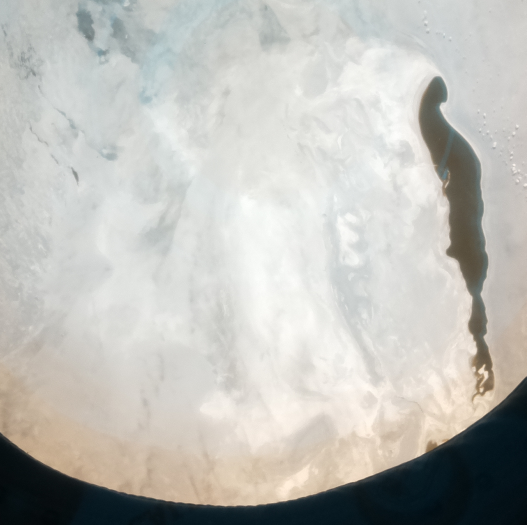
#> input picture Analysis/photo_523_cropped.jpg, 1053 x 1050 px (shown at 1/2 size)
$ jupyter execute aral_sea.ipynb
#> lines starting #> are read from the running program, lines starting #| are printed output that depends on the picture; after the words box and inside, x2 and y2 are one past the last pixel; in counts of white or black regions, pixels touching at a corner belong together; long printed decimals are rounded
[cell 1]
import numpy as np
import pandas as pd
import matplotlib.pyplot as plt
import cv2

### Calcolo della superficie in pixel del mare d'Aral attuale

[cell 2]
image = cv2.imread("./photo_523_cropped.jpg",1)
#> image is the input picture: shape (1050, 1053, 3); mean B, G, R 185.2, 190.2, 190.6
# convert to RGB
image = cv2.cvtColor(image, cv2.COLOR_BGR2RGB)
# convert to grayscale
gray = cv2.cvtColor(image, cv2.COLOR_RGB2GRAY)
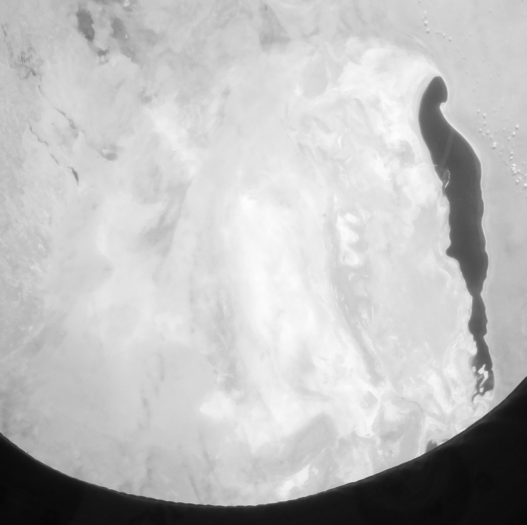
#> gray: shape (1050, 1053) (shown at 1/2 size); min 4, max 255, mean 189.8
# create a binary thresholded image

_, binary = cv2.threshold(gray, 140, 255, cv2.THRESH_BINARY_INV) #max 247
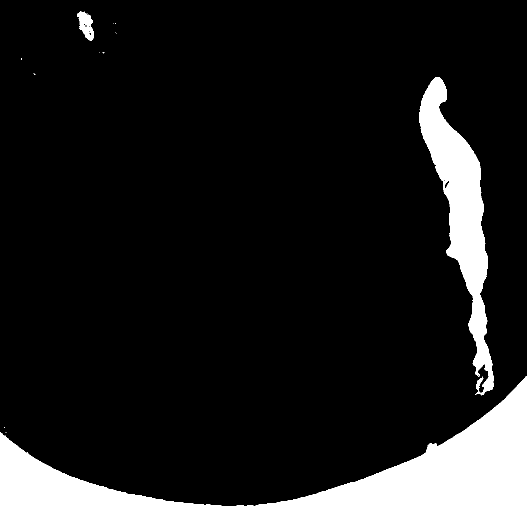
#> binary: shape (1050, 1053) (shown at 1/2 size); 13% white; 14 white regions (11 under 20 px)
# find the contours from the thresholded image
contours, hierarchy = cv2.findContours(binary, cv2.RETR_TREE, cv2.CHAIN_APPROX_SIMPLE)
#> contours = 54 contours, 48 with area under 20; largest, box (x1, y1, x2, y2) and area: (0, 753, 1053, 1050) 109313, (838, 154, 987, 791) 31075, (154, 23, 188, 81) 1098, (888, 360, 899, 377) 77, (167, 45, 176, 56) 43, (177, 64, 184, 72) 22
# draw all contours
contours_filtered = [c for c in contours if cv2.arcLength(c,True)>500 and cv2.contourArea(c)<1050*1053*0.5]
#> contours_filtered = 2 contours; box (x1, y1, x2, y2) and area: (0, 753, 1053, 1050) 109313, (838, 154, 987, 791) 31075
image = cv2.drawContours(image, contours_filtered, -1, (0, 255, 0), 2)
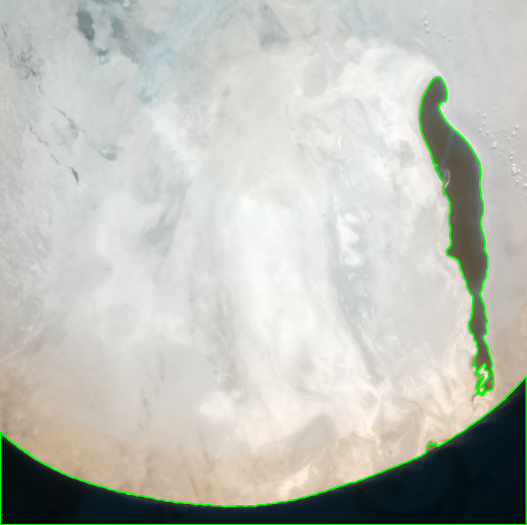
#> image: shape (1050, 1053, 3) (shown at 1/2 size); mean R, G, B 189.4, 191.9, 184.2
fig,ax = plt.subplots(figsize=(20,10))
ax.imshow(image)
plt.show()

[cell 3]
for contour in contours_filtered:
    M = cv2.moments(contour)
    cx = int(M['m10']/M['m00'])
    cy = int(M['m01']/M['m00'])
    color = gray[cy,cx]
    area = cv2.contourArea(contour)
    perimeter = cv2.arcLength(contour,True)
    print(cx,cy,color,area,perimeter,perimeter/area)
#> this loop made 2 passes
#> (cx, cy, color, area, perimeter) on passes 1 to 2: (620, 976, 210, 109313, 2785.1), (920, 419, 87, 31075, 1711.8)
#| 620 976 210 109313.0 2785.141 0.02548
#| 920 419 87 31075.0 1711.817 0.05509

Il più piccolo dei due contorni è il mare d'Aral

[cell 4]
aral_sea_actualarea = 31075.0

### Stima dell'area in passato
Applicando diverse soglie sulle tonalità bianco e poi grigio chiaro si ottengono i contorni del mare nelle diverse epoche.
Colori chiari corrispondono ad aree secche da molto tempo

Per esempio con soglia 234 il risultato è:

[cell 5]
# convert to RGB
image = cv2.cvtColor(image, cv2.COLOR_BGR2RGB)
# convert to grayscale
gray = cv2.cvtColor(image, cv2.COLOR_RGB2GRAY)
# create a binary thresholded image
_, binary = cv2.threshold(gray, 234, 255, cv2.THRESH_BINARY_INV) #max 247 min 213
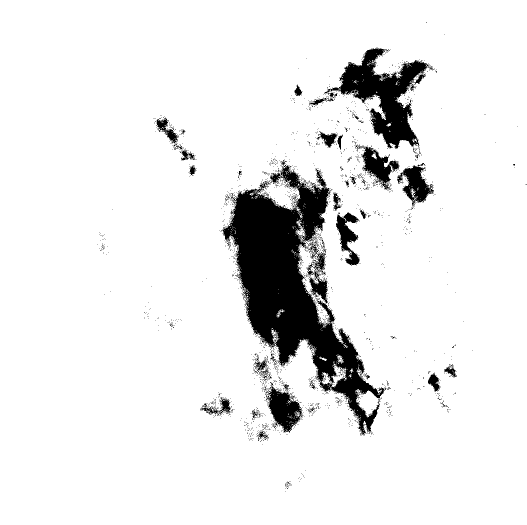
#> binary: shape (1050, 1053) (shown at 1/2 size); 91.4% white; 2225 black regions (2178 under 20 px)
# find the contours from the thresholded image
contours, hierarchy = cv2.findContours(binary, cv2.RETR_TREE, cv2.CHAIN_APPROX_SIMPLE)
#> contours = 4991 contours, 4908 with area under 20; largest, box (x1, y1, x2, y2) and area: (0, 0, 1053, 1050) 1103545, (444, 330, 770, 869) 58720, (660, 96, 859, 299) 15832, (534, 771, 605, 867) 3777, (722, 292, 800, 380) 3031
# draw all contours
contours_filtered = [c for c in contours if cv2.arcLength(c,True)>500 and cv2.contourArea(c)<1050*1053*0.7]
#> contours_filtered = 6 contours; box (x1, y1, x2, y2) and area: (444, 330, 770, 869) 58720, (660, 96, 859, 299) 15832, (534, 771, 605, 867) 3777, (722, 292, 800, 380) 3031, (804, 328, 869, 414) 2850, (671, 424, 720, 531) 2500
image = cv2.drawContours(image, contours_filtered, -1, (0, 255, 0), 2)
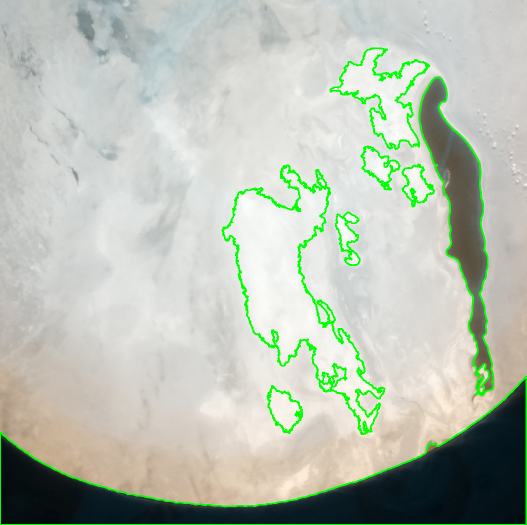
#> image: shape (1050, 1053, 3) (shown at 1/2 size); mean B, G, R 179.4, 192.3, 184.5
fig,ax = plt.subplots(figsize=(20,10))
ax.imshow(image)
plt.show()

Facendo qualche prova e confrontando con immagini storiche si può ipotizzare che la soglia 214 corrisponda all'area originale del lago

[cell 6]
image = cv2.imread("./photo_523_cropped.jpg",1)
# convert to RGB
image = cv2.cvtColor(image, cv2.COLOR_BGR2RGB)
# convert to grayscale
gray = cv2.cvtColor(image, cv2.COLOR_RGB2GRAY)
# create a binary thresholded image
_, binary = cv2.threshold(gray, 214, 255, cv2.THRESH_BINARY_INV) #max 247 min 213
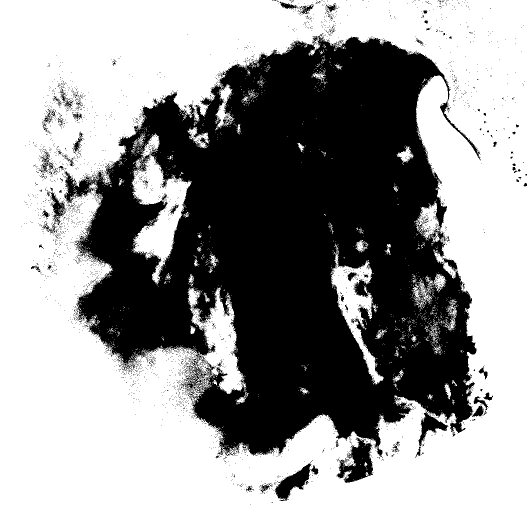
#> binary: shape (1050, 1053) (shown at 1/2 size); 59.8% white; 3734 black regions (3667 under 20 px)
# find the contours from the thresholded image
contours, hierarchy = cv2.findContours(binary, cv2.RETR_TREE, cv2.CHAIN_APPROX_SIMPLE)
#> contours = 9040 contours, 8866 with area under 20; largest, box (x1, y1, x2, y2) and area: (0, 0, 1053, 1050) 1103472, (127, 70, 954, 912) 460711, (263, 267, 383, 569) 13690, (662, 487, 768, 769) 8020, (672, 875, 747, 967) 3630
# draw all contours
contours_filtered = [c for c in contours if cv2.arcLength(c,True)>500 and cv2.contourArea(c)<1050*1053*0.7]
#> contours_filtered = 5 contours; box (x1, y1, x2, y2) and area: (127, 70, 954, 912) 460711, (263, 267, 383, 569) 13690, (662, 487, 768, 769) 8020, (672, 875, 747, 967) 3630, (430, 169, 469, 261) 1272
image = cv2.drawContours(image, contours_filtered, -1, (0, 255, 0), 2)
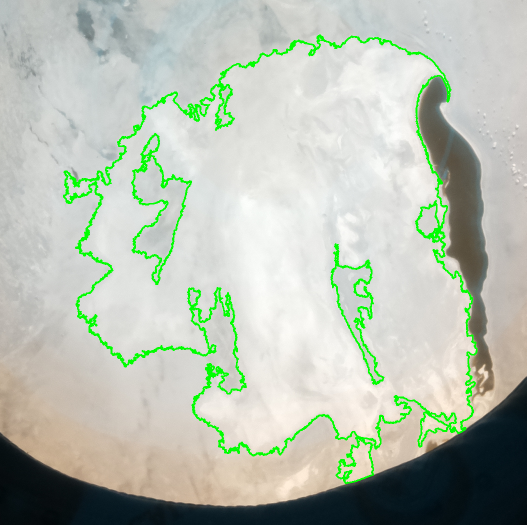
#> image: shape (1050, 1053, 3) (shown at 1/2 size); mean R, G, B 182.9, 191.7, 177.8
fig,ax = plt.subplots(figsize=(20,10))
ax.imshow(image)
plt.show()

[cell 7]
original_total_area = 0
for contour in contours_filtered:
    M = cv2.moments(contour)
    cx = int(M['m10']/M['m00'])
    cy = int(M['m01']/M['m00'])
    color = gray[cy,cx]
    area = cv2.contourArea(contour)
    perimeter = cv2.arcLength(contour,True)
    print(cx,cy,color,area)
    original_total_area = original_total_area + area
#> this loop made 5 passes
#> (cx, cy, color, area, perimeter, original_total_area) on passes 1 to 5: (715, 926, 217, 3629.5, 635.9, 3629.5), (577, 491, 238, 460711, 11493.2, 464340.5), (709, 609, 210, 8020, 1486.4, 472360.5), (316, 415, 226, 13690.5, 1785.6, 486051), (448, 215, 208, 1272, 515.4, 487323)
#| 715 926 217 3629.5
#| 577 491 238 460711.0
#| 709 609 210 8020.0
#| 316 415 226 13690.5
#| 448 215 208 1272.0
#> after the loop, original_total_area = 487323
original_total_area = original_total_area + area + aral_sea_actualarea
#> original_total_area = 519670

[cell 8]
original_total_area
#> Out = 519670

Analisi storica da soglia 214 a soglia 247

[cell 9]
area_list = [original_total_area]
#> area_list = [519670]
area_thr = [248]
image = cv2.imread("./photo_523_cropped.jpg",1)
image = cv2.cvtColor(image, cv2.COLOR_BGR2RGB)
gray = cv2.cvtColor(image, cv2.COLOR_RGB2GRAY)
# create a binary thresholded image
for thr in range(247,213,-1):
    _, binary = cv2.threshold(gray, thr, 255, cv2.THRESH_BINARY_INV) #max 247
    # find the contours from the thresholded image
    contours, hierarchy = cv2.findContours(binary, cv2.RETR_TREE, cv2.CHAIN_APPROX_SIMPLE)
    contours_filtered = [c for c in contours if cv2.arcLength(c,True)>500 and cv2.contourArea(c)<1050*1053*0.7]
    area = 0
    for contour in contours_filtered:
        M = cv2.moments(contour)
        cx = int(M['m10']/M['m00'])
        cy = int(M['m01']/M['m00'])
        color = gray[cy,cx]
        area = area + cv2.contourArea(contour)
    area_list.append(original_total_area-area)
    area_thr.append(thr)
#> this loop made 34 passes
#> pass 1, `_, binary = cv2.threshold(gray, thr, 255, cv2.THRESH_BINARY_INV)`:
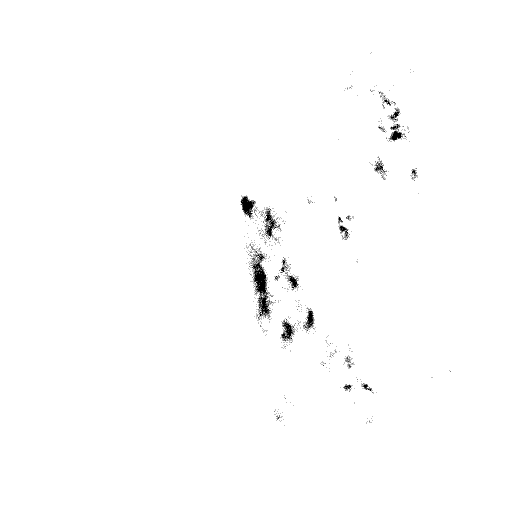
#> binary: shape (1050, 1053) (shown at 1/2 size); 99.3% white; 918 black regions (895 under 20 px), largest, box (x1, y1, x2, y2) and area: (504, 507, 547, 632) 1925, (481, 392, 511, 437) 670, (528, 416, 555, 475) 597
#> pass 3, `_, binary = cv2.threshold(gray, thr, 255, cv2.THRESH_BINARY_INV)`:
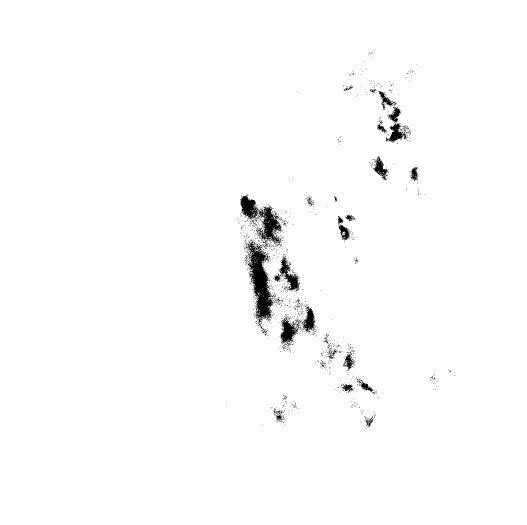
#> binary: shape (1050, 1053) (shown at 1/2 size); 98.6% white; 1186 black regions (1154 under 20 px), largest, box (x1, y1, x2, y2) and area: (491, 483, 548, 648) 4035, (480, 391, 563, 489) 2796, (548, 512, 600, 583) 1094
#> after the loop, area_list = 35 values, max 519670 at index 0, min 32347 at index 34, mean 344695.7; area_thr = 35 values, max 248 at index 0, min 214 at index 34, mean 231

area_list = np.array(area_list)
area_thr = np.array(area_thr[::-1])
#> area_thr = 35 values from 214 to 248

[cell 10]
fig,ax = plt.subplots(figsize=(20,10))
ax.plot(area_list)
plt.show()
#> figure, not shown here; curve peaks at x = 0, y = 519670

 Dati reali presi da:
 https://public.wmo.int/en/resources/bulletin/future-of-aral-sea-lies-transboundary-co–operation

[cell 11]
#data from https://public.wmo.int/en/resources/bulletin/future-of-aral-sea-lies-transboundary-co–operation
years = np.array([1960,1977,1986,1999,2006,2009,2013])
areas_km2 = np.array([67500,54831,44790,28756,16679,9452,10464])

[cell 12]
fig,ax = plt.subplots(figsize=(20,10))
ax.plot((area_thr-214)*1.5+1958,area_list/7.7, linewidth =8, label=r"Estimated area from image contours ($km^{2}$)")
ax.plot(years,areas_km2, linewidth =8,label=r"Real area ($km^{2}$)",alpha=0.4)
ax.set_xlabel("Year",fontsize=22)
ax.set_ylabel(r"Area ($km^{2}$)",fontsize=18)
ax.legend(fontsize=22)
ax.tick_params(axis='x', labelsize=20)
ax.tick_params(axis='y', labelsize=15)
plt.show()
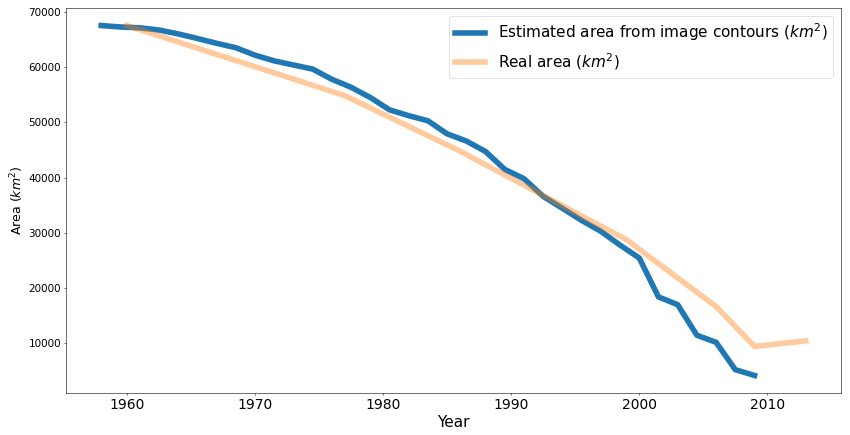
#> figure drawn by matplotlib, 1 panel; curve peaks at x = 1958, y = 67489.6
